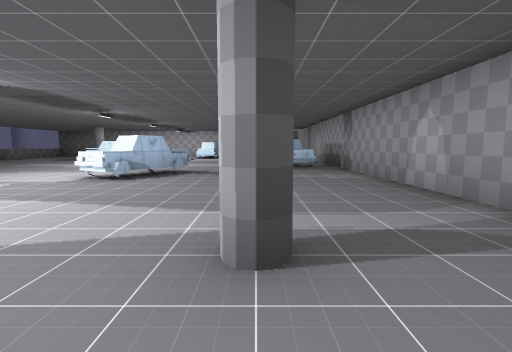
view 1 (above)

12 first-person views from a walk through a 3-D level made in the Godot game engine. The camera is 1.2 m above the floor, tilts 6° down and sees 85° across. The floor is counted in squares, 2 m on a side. Each view is taken from the middle of a square. On the plan, view 1 faces up. The plan holds only what a view shows up to about 9 squares ahead; the rest is blank. The place goes on beyond the plan. Door leaves are left out where a doorway can be walked through. Some surface patterns are stand-ins.

view 2
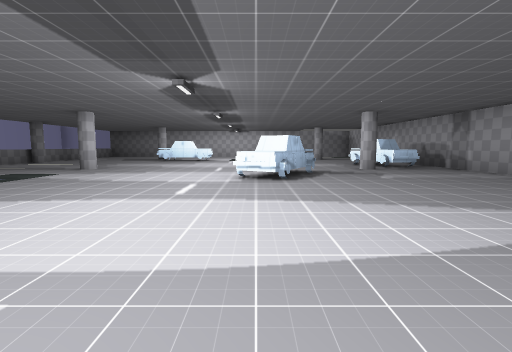

view 3
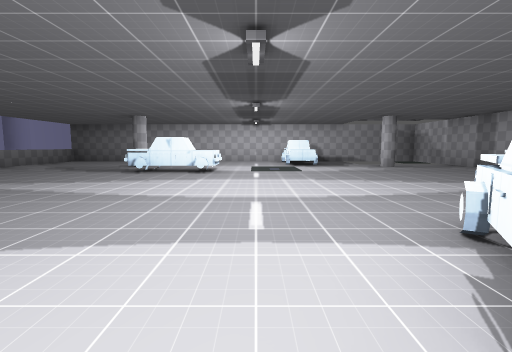

view 4
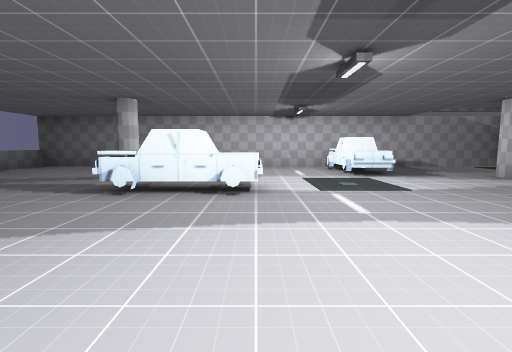

view 5
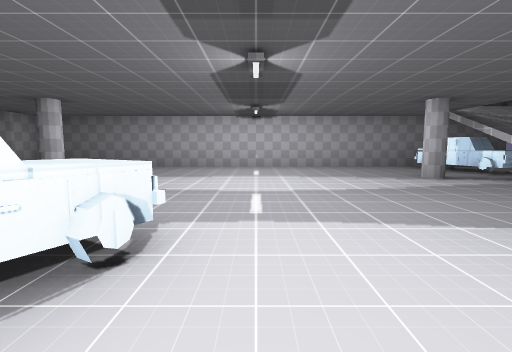

view 6
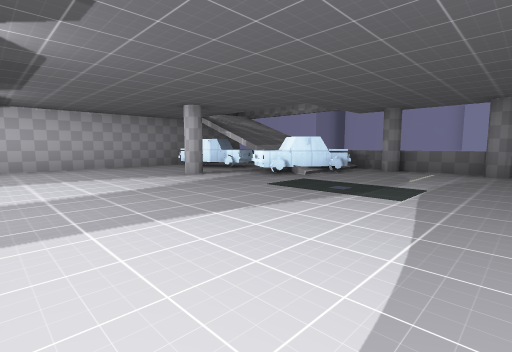

view 7
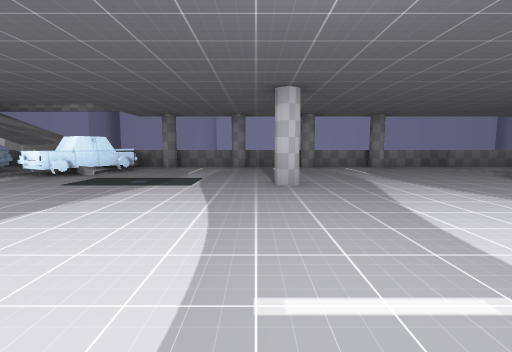

view 8
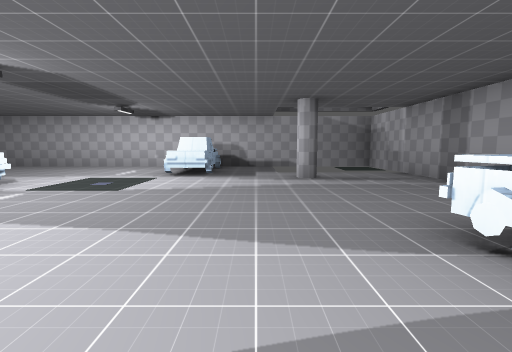

view 9
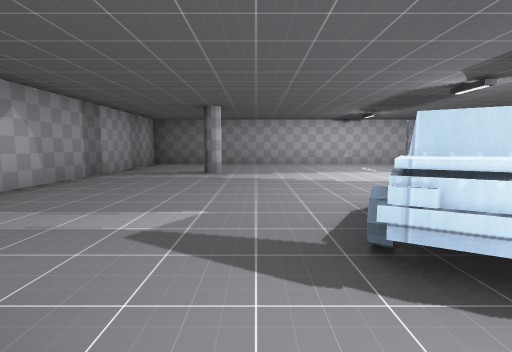

view 10
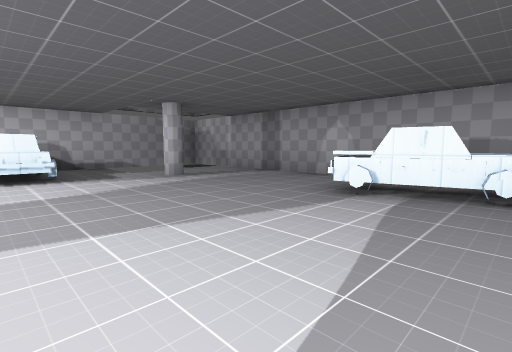

view 11
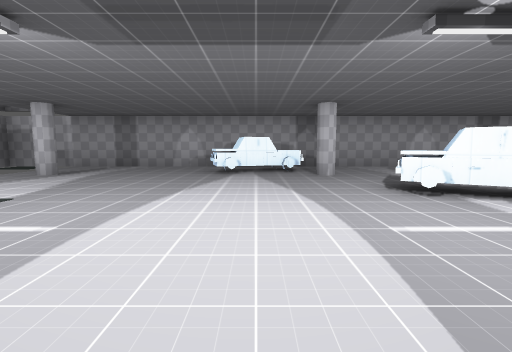

view 12
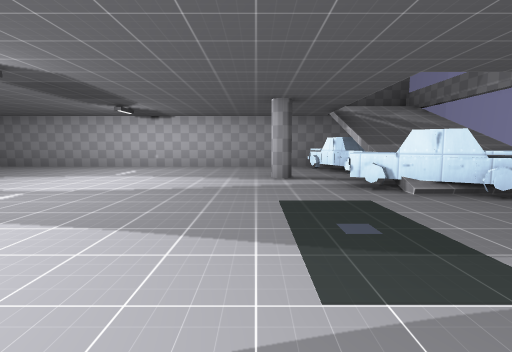

### Floor plan
Points are (right, up) in squares from view 1. A wall is a line through its corners. A room is listed if a view was taken in it or the views show most of it. See-through windows are left out.
Room 1 (views 1, 2, 3, 4, 5, 6, 7, 8, 9, 10, 11, 12)
walls: (1, 16.4) (-11.4, 16.4); (-9.4, -1.4) (1.8, -1.4); (2.4, -1.4) (2.4, 16)
low walls: (-11.4, 7.6) (-11.4, 6.6); (-11.4, 6.4) (-11.4, 4.6); (-11.4, 10.5) (-11.4, 8.8); (-11.4, 12) (-11.4, 10.8); (-11.4, 16.4) (-11.4, 15)
ways out: opening at (-9, 4); open door at (-2, 12.5)
objects: car (-9, 0); column (-8, 2); column (-8, 8); column (-8, 14); car (-7, 12) to (-5, 12); car (-3, 5) to (-2, 7); car (-3, 14) to (-2, 16); column (0, 2); column (0, 8); column (0, 14); car (1, 8) to (1, 10)

Where each view was taken, in squares from view 1:
view 1: 0 up, 0 right, facing up
view 2: 0 up, 3 left, facing up
view 3: 5 up, 4 left, facing up
view 4: 8 up, 5 left, facing up
view 5: 7 up, 4 left, facing down
view 6: 7 up, 4 left, facing down-left
view 7: 7 up, 3 left, facing left
view 8: 8 up, 1 left, facing up
view 9: 8 up, 1 left, facing down
view 10: 8 up, 3 left, facing up-right
view 11: 9 up, 6 left, facing right
view 12: 7 up, 7 left, facing down
